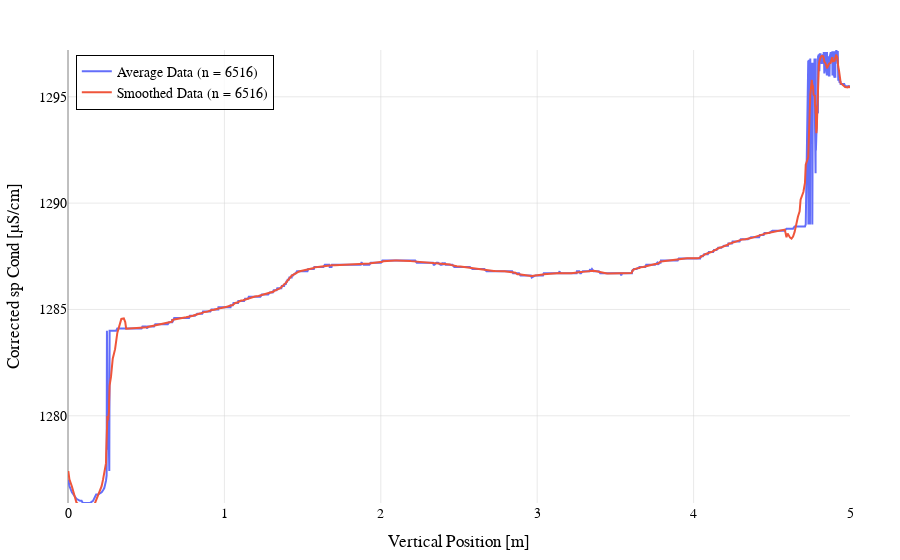

Notebook code cell kept with this figure:
### Markdown cell above
## Fresh cap

### Code cell
plots.plot_data(x_ave, y_ave, 
                secondary_x=x_ave, secondary_y=y_smoothed,
                trace_names=['Average Data', 'Smoothed Data'],
                enable_error_y=False, fresh_cap=True  
                )

### Figure 1 — Plotly figure (JSON) as saved in the notebook; plotly's stock layout.template omitted (floating-point values rounded to 4 significant figures; data arrays with more than 128 entries replaced by an {"elided": "..."} marker saying what was removed)
{"data": [{"mode": "lines", "name": "Average Data (n = 6516)", "type": "scatter", "x": {"elided": "6516 float values"}, "y": {"elided": "6516 float values"}}, {"mode": "lines", "name": "Smoothed Data (n = 6516)", "type": "scatter", "x": {"elided": "6516 float values"}, "y": {"elided": "6516 float values"}}], "layout": {"font": {"color": "black", "family": "Arial, sans-serif", "size": 14}, "legend": {"bgcolor": "rgba(255, 255, 255, 0.8)", "bordercolor": "black", "borderwidth": 1, "x": 0.01, "xanchor": "left", "y": 0.99, "yanchor": "top"}, "margin": {"b": 50, "l": 50, "r": 50, "t": 50}, "title": {"text": "", "x": 0.5, "xanchor": "center", "y": 0.95, "yanchor": "top"}, "xaxis": {"gridcolor": "LightGray", "gridwidth": 0.5, "range": [0, 5], "showgrid": true, "title": {"text": "Vertical Position [m]"}, "zeroline": true, "zerolinecolor": "Gray", "zerolinewidth": 1}, "yaxis": {"gridcolor": "LightGray", "gridwidth": 0.5, "range": [1276.0, 1297.0], "showgrid": true, "title": {"text": "Corrected sp Cond [µS/cm]"}, "zeroline": true, "zerolinecolor": "Gray", "zerolinewidth": 1}}}
